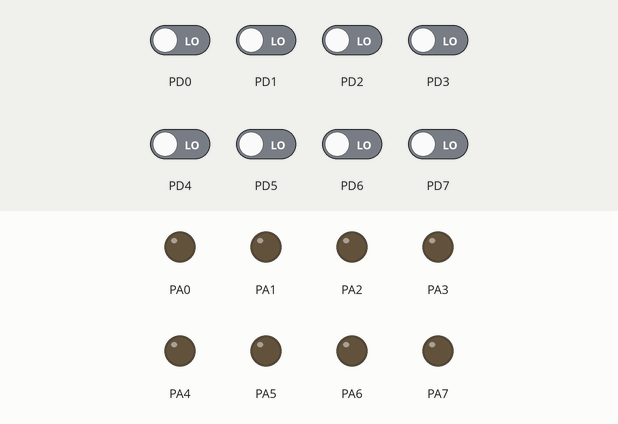
This program was run on a simulated ATmega128, built with avr-gcc and emulated at 16 MHz. Shown: output pins drawn as LEDs (lit = HIGH). The test bench sets the inputs (shaded band); at power-on: PD0–7 LOW.

Above: at 1.2 s.
1.3 s: PD0 driven HIGH
At 2.5 s:
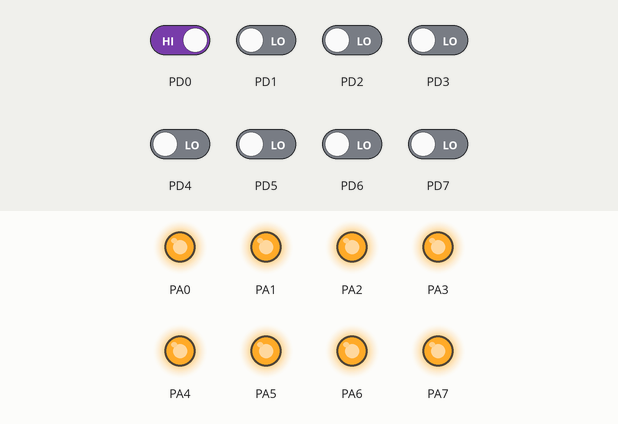
2.8 s: PD1 driven HIGH
At 3.7 s:
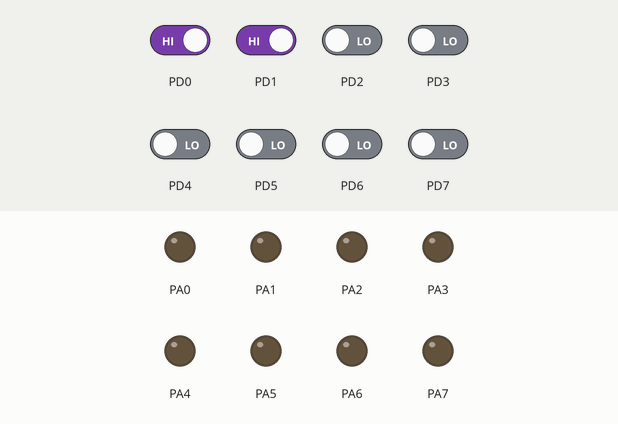
4.3 s: PD2 driven HIGH
At 4.8 s:
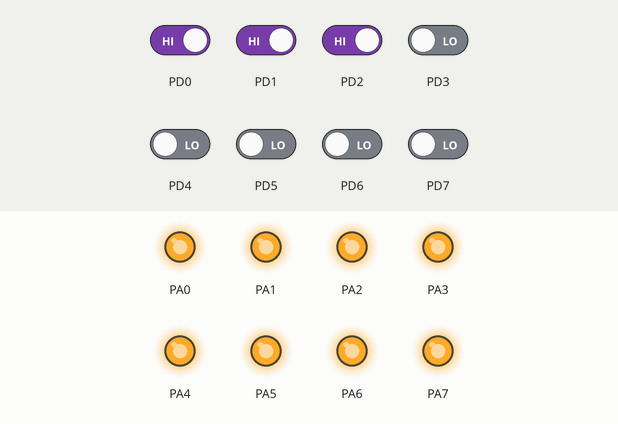
Timing chart, 0 to 7.3 s (numbered marks = the images above; inputs shaded):
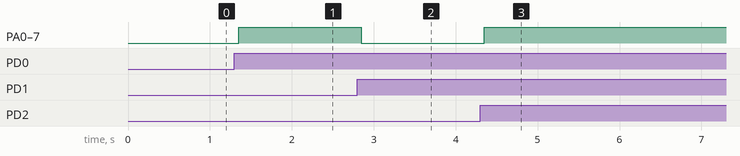

Measured:
- after the input at 1.3 s, PA0–7: LOW → HIGH after 0.05 s
- after the input at 2.8 s, PA0–7: HIGH → LOW after 0.05 s
- after the input at 4.3 s, PA0–7: LOW → HIGH after 0.05 s

The program:

main.c
```c
#define F_CPU 16000000UL
#include <avr/io.h>
#include <util/delay.h>
#include "driver/Button.h"

int main()
{
	LED_DDR = 0xFF;

	/*버튼에 대한 구조체 변수 선언*/
	Button buttonOn;
	Button buttonOff;
	Button buttonToggle;


	/*버튼 초기화 함수를 호출하여 버튼 구조체 변수 초기화*/
	Button_Init(&buttonOn, &BUTTON_DDR, &BUTTON_PIN, BUTTON_ON);
	Button_Init(&buttonOff, &BUTTON_DDR, &BUTTON_PIN, BUTTON_OFF);
	Button_Init(&buttonToggle, &BUTTON_DDR, &BUTTON_PIN,BUTTON_TOGGLE);

	while(1)
	{
		if (Button_GetState(&buttonOn)==RELEASED_ACTION)
		{
			LED_PORT = 0xFF;
		}
		if (Button_GetState(&buttonOff)==RELEASED_ACTION)
		{
			LED_PORT = 0x00;
		}
		if (Button_GetState(&buttonToggle)==RELEASED_ACTION)
		{
			LED_PORT ^= 0xFF;
		}
	}

}
```

Button.c
```c
#include "Button.h"	//버튼 관련 헤더파일 읽어오기

/* 버튼 구조체 초기화 함수 */
void Button_Init(Button *button, volatile uint8_t *ddr,
				  volatile uint8_t *pin, uint8_t pinNumber)
{

	/*(Button.ddrReg)*/
	button->ddrReg = ddr;						// 구조체 멤버인 ddrReg 포인터 변수에 ddr 주소 할당
	button->pinReg = pin;						// 구조체 멤버인 pinReg 포인터 변수에 PIN 주소 할당
	button->btnPin = pinNumber;					// 구조체 멤버인 btnPin에 핀번호 저장
	button->previousState = RELEASED;			// 구조체 멤버인 previousState를 RELEASED로 초기화
	*button->ddrReg &= ~(1<<button -> btnPin);	// DDR 레지스터에서 버튼 핀을 입력으로 설정
}

/* 버튼 상태를 확인하고 액션을 반환하는 함수 */
uint8_t Button_GetState(Button *button)
{
	/* 현재 버튼 핀의 상태를 읽어옴 */
	uint8_t currentState = *button -> pinReg & (1 << button ->btnPin);

	/* 버튼이 눌렸을때 */
	if ((currentState == PUSHED) && (button -> previousState == RELEASED))
	{
		_delay_ms(50);							// 디바운스 코드
		button -> previousState =PUSHED;		// 이전 버튼 상태를 눌린 상태로 갱신
		return PUSHED_ACTION;					// PUSHED_ACTION값 반환
	}

	/*버튼이 떨어졌을때*/
	else if ((currentState != PUSHED) && (button->previousState == PUSHED))
	{
		_delay_ms(50);
		button->previousState = RELEASED;		// 이전 버튼 상태를 떨어진 상태로 갱신
		return RELEASED_ACTION;					// RELEASED_ACTION값 반환
	}
	return NO_ACTION;							//액션이 없을 때 NO_ACTION반환
}
```

Button.h
```c
//헤더파일 중복 방지
#ifndef BUTTON_H_       //만약 BUTTON_H_가 정의 되어 있지 않으면
#define BUTTON_H_              //BUTTON_H_를 정의한다.

#define F_CPU 16000000UL
#include <stdio.h>
#include <util/delay.h>

//1번은 켜지는 거 2번은 꺼지는 거 3번은 껏다켯다(토글)

enum
   {
   PUSHED,   //버튼 눌림 상태  0        enum은 항상 위에서 부터 index를 가지고 있다.
   RELEASED  //버튼 놓기 상태  1
   };

enum
   {
   NO_ACTION,    //버튼 동작이 없을 액션
   PUSHED_ACTION, //버튼이 눌려있는 액션
   RELEASED_ACTION  //버튼을 놓은 액션
   };

#define LED_DDR  DDRA   //LED출력 포트 방향
#define LED_PORT PORTA  //LED출력 포트
#define BUTTON_DDR DDRD  //BUTTON 방향
#define BUTTON_PIN PIND //BUTTON 핀
#define BUTTON_ON 0     //버튼 ON상태를 나타낼 꺼(연결 핀 번호)
#define BUTTON_OFF 1
#define BUTTON_TOGGLE 2

//구조체 정의
typedef struct _button
{
   volatile uint8_t *ddrReg;  //포트방향 레지스터 포인터 변수
   volatile uint8_t *pinReg;  //입력핀 포인터 변수
   uint8_t btnPin;            //버튼 입력 핀 번호
   uint8_t previousState;     //이전 버튼 상태 변수
   }Button;


//버튼 초기화 함수 정의
void Button_Init(Button *button, volatile uint8_t *ddr,
                  volatile uint8_t *pin, uint8_t pinNumber);   //4개를 넘긴다.     //이걸 불러오는 것만으로 초기화 시킬 꺼다.

//버튼의 상태 확인 함수 정의
uint8_t Button_GetState(Button *button);


#endif /* BUTTON_H_ */  //BUTTON_H_를 종료한다.
```
